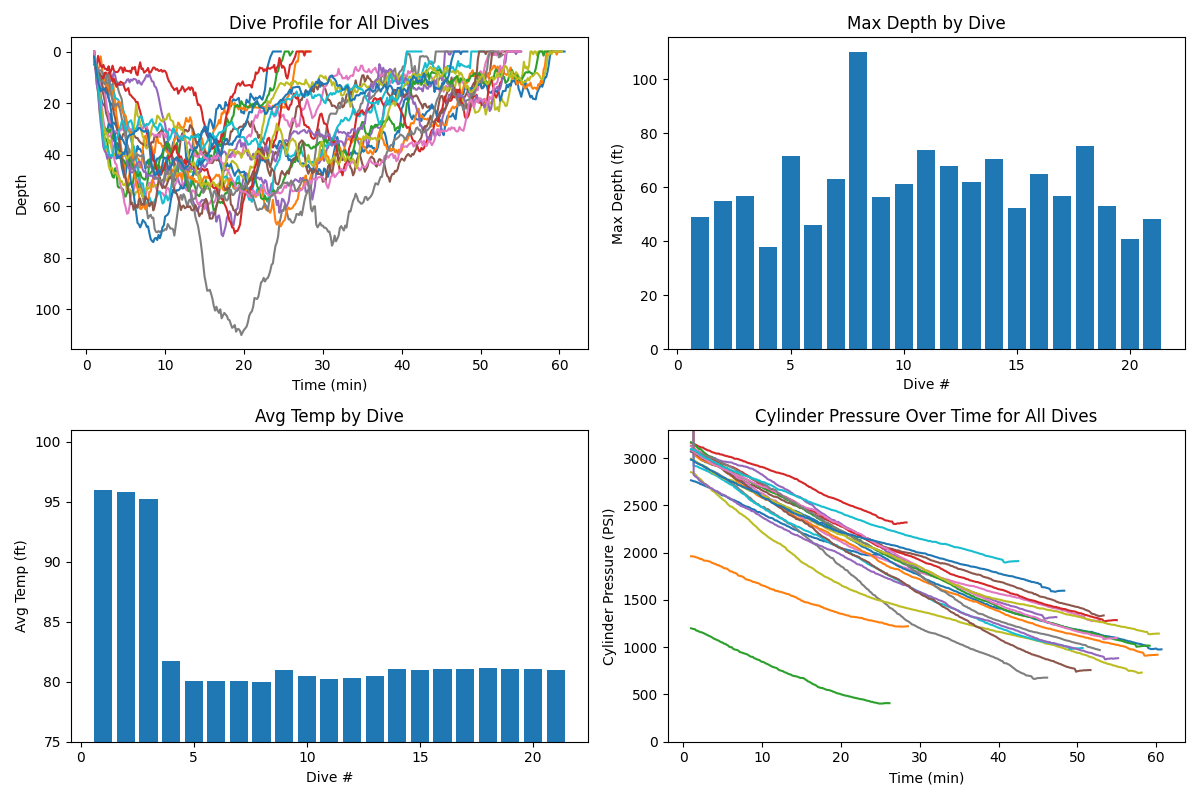

Source code (Python):
import pandas as pd
import matplotlib.pyplot as plt
import sqlite3

# Load data from SQL database

# Connect to the database
conn = sqlite3.connect('dives_old.db')

# Create a cursor object
cursor = conn.cursor()

# Get data
cursor.execute("SELECT * FROM dive_log_records LIMIT 0")
headers = [description[0] for description in cursor.description]

df = pd.read_sql_query("SELECT * FROM dive_log_records", conn)

# format data
df['currentTime'] = df['currentTime']/(1000*60)
groups = df.groupby('diveLogId')

# Filter data for a specific dive
dive_id = 2231504401645269763
dive_data = df[df['diveLogId'] == dive_id]

# Create a figure with four subplots
fig, axs = plt.subplots(2, 2, figsize=(12, 8))

# Create Dive Profile graph
for name, group in groups:
    axs[0,0].plot(group['currentTime'], group['currentDepth'], label=name)

axs[0, 0].set_title(f"Dive Profile for All Dives")
axs[0, 0].set_xlabel("Time (min)")
axs[0, 0].set_ylabel("Depth")
axs[0, 0].invert_yaxis()


# Create max depths bar graph
max_depths = df.groupby('diveLogId')['currentDepth'].max().reset_index(drop=True)
axs[0, 1].bar(max_depths.index+1, max_depths.values)
axs[0, 1].set_xlabel('Dive #')
axs[0, 1].set_ylabel('Max Depth (ft)')
axs[0, 1].set_title('Max Depth by Dive')


# Create avg temperature graph
avg_temp = df.groupby('diveLogId')['waterTemp'].mean().reset_index(drop=True)
axs[1, 0].bar(avg_temp.index+1, avg_temp.values)
axs[1, 0].set_xlabel('Dive #')
axs[1, 0].set_ylabel('Avg Temp (ft)')
axs[1, 0].set_title('Avg Temp by Dive')
axs[1, 0].set_ylim(75,101)


# Cylinder pressure graph
for name, group in groups:
    axs[1,1].plot(group['currentTime'], group['aiSensor0_PressurePSI'], label=name)

axs[1,1].set_xlabel('Time (min)')
axs[1,1].set_ylabel('Cylinder Pressure (PSI)')
axs[1,1].set_ylim(0,3300) 

axs[1,1].set_title('Cylinder Pressure Over Time for All Dives')

# Adjust layout
plt.tight_layout()

# Display the figure
plt.show()
